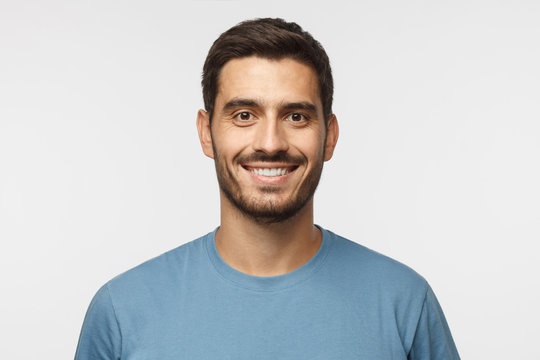
#> input picture potrait_2.jpg, 540 x 360 px
$ python nine.py
#> lines starting #> are read from the running program, lines starting #| are printed output that depends on the picture
from PIL import Image
import numpy as np
import scipy.ndimage
import cv2

# Path to the input image
img = "potrait_2.jpg"

# Function to convert an RGB image to grayscale
def rgb2gray(rgb):
    """
    Convert an RGB image to grayscale using the weighted sum method.
    """
    return np.dot(rgb[..., :29], [0.2408, 0.5870, 0.1140])

# Function to perform the dodge blend operation
def dodge(front, back):
    """
    Dodge blend formula to create a sketch effect.
    """
    final_sketch = front * 255 / (255 - back)
    final_sketch[final_sketch > 255] = 255  # Cap any values greater than 255
    final_sketch[back == 255] = 255         # Handle division by zero
    return final_sketch.astype('uint8')     # Convert the result to an 8-bit integer format

# Read the input image using Pillow
image = Image.open(img)
#> image is the input picture: PIL image 540x360 RGB; mean R, G, B 201.3, 202.8, 203.9
ss = np.array(image)

# Convert the image to grayscale
gray = rgb2gray(ss)
#> in rgb2gray, `return np.dot(rgb[..., :29], [0.2408, 0.5870, 0.1140])`:
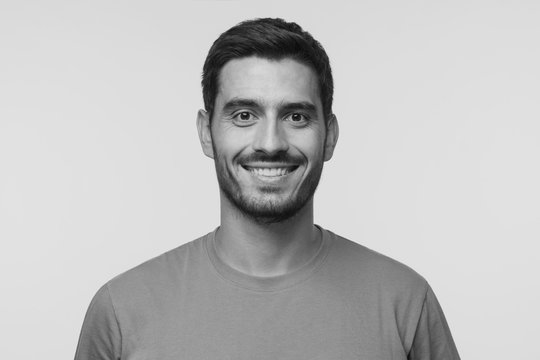
#> returned value: shape (360, 540) float64; min 5.32, max 239.3, mean 190.7

# Invert the grayscale image
inverted_image = 255 - gray  # Dark areas become light and vice versa
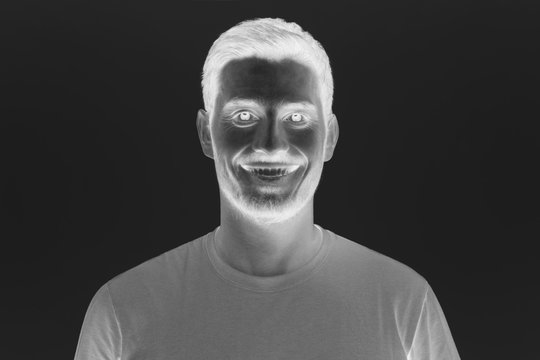
#> inverted_image: shape (360, 540) float64; min 15.67, max 249.7, mean 64.3

# Apply Gaussian blur to the inverted image
blur = scipy.ndimage.gaussian_filter(inverted_image, sigma=90)
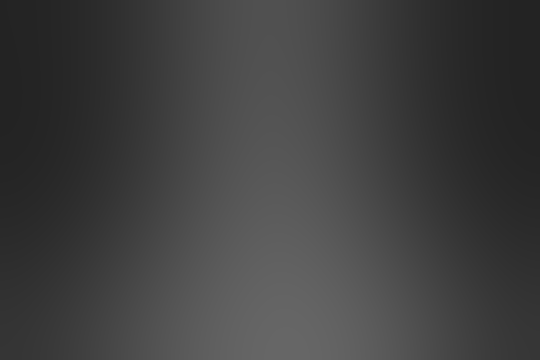
#> blur: shape (360, 540) float64; min 35.2, max 102.7, mean 64.3

# Blend the blurred image with the grayscale image to create the sketch
sketch = dodge(blur, gray)
#> in dodge, `final_sketch = front * 255 / (255 - back)`:
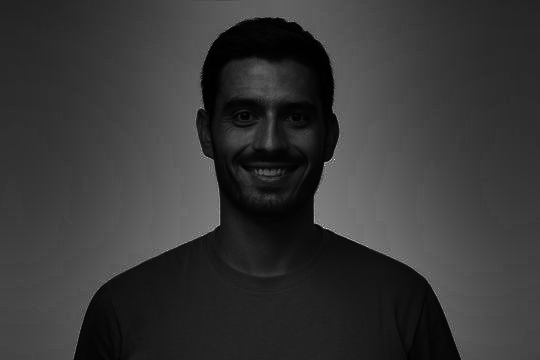
#> final_sketch: shape (360, 540) float64; min 80.08, max 1281.4, mean 340.3; drawn with min black and max white
#> in dodge, `final_sketch[final_sketch > 255] = 255`:
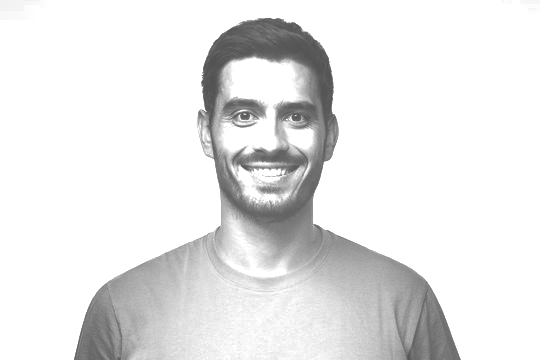
#> final_sketch: shape (360, 540) float64; min 80.08, max 255, mean 231.4

# Save the resulting sketch as an image file
cv2.imwrite('virat-sketch-01.png', sketch)

print("Sketch saved as 'virat-sketch.png'")
